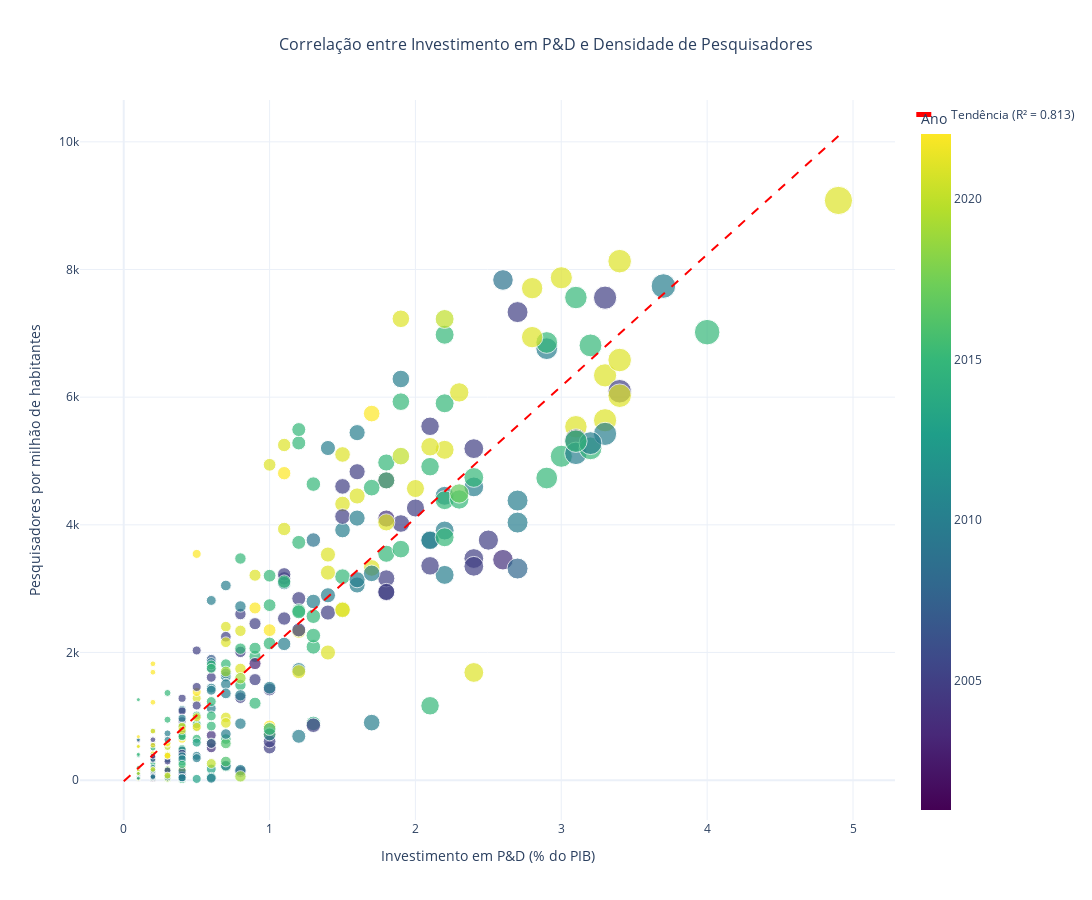

The cell this chart's notebook holds for it:
### Markdown cell above
#### Correlação entre Investimento e Densidade de Pesquisadores

### Code cell
# Visualização 2: Scatter Plot - Correlação
# Relação entre investimento em P&D e densidade de pesquisadores

df_countries = df_combined[~df_combined['Region_Country'].str.contains(
    'Total|Africa|Asia|Europe|America|Developed|Developing|World', na=False, case=False
)].copy()

fig2 = px.scatter(
    df_countries,
    x='GDP_RD_Percentage',
    y='Researchers_per_Million',
    color='Year',
    size='GDP_RD_Percentage',
    hover_data=['Region_Country'],
    title='Correlação entre Investimento em P&D e Densidade de Pesquisadores',
    labels={
        'GDP_RD_Percentage': 'Investimento em P&D (% do PIB)',
        'Researchers_per_Million': 'Pesquisadores por milhão de habitantes',
        'Year': 'Ano'
    },
    color_continuous_scale='viridis'
)

from scipy import stats
slope, intercept, r_value, p_value, std_err = stats.linregress(
    df_countries['GDP_RD_Percentage'], df_countries['Researchers_per_Million']
)

x_trend = np.linspace(df_countries['GDP_RD_Percentage'].min(), 
                      df_countries['GDP_RD_Percentage'].max(), 100)
y_trend = slope * x_trend + intercept

fig2.add_trace(
    go.Scatter(
        x=x_trend,
        y=y_trend,
        mode='lines',
        name=f'Tendência (R² = {r_value**2:.3f})',
        line=dict(color='red', dash='dash', width=2)
    )
)

fig2.update_layout(
    width=1500,
    height=900,
    template='plotly_white',
    title={'x': 0.5, 'font': {'size': 16}}
)

fig2.show()

# Salvar como HTML
fig2.write_html('./grafico2_correlacao.html')

print(f"Coeficiente de correlação: {r_value:.3f}")
print(f"R²: {r_value**2:.3f}")
print(f"P-valor: {p_value:.3e}")

### Figure 1 — Plotly figure (JSON) as saved in the notebook; plotly's stock layout.template omitted (floating-point values rounded to 4 significant figures; data arrays with more than 128 entries replaced by an {"elided": "..."} marker saying what was removed)
{"data": [{"customdata": {"elided": "390x1 str values"}, "hovertemplate": "Investimento em P&D (% do PIB)=%{marker.size}<br>Pesquisadores por milhão de habitantes=%{y}<br>Region_Country=%{customdata[0]}<br>Ano=%{marker.color}<extra></extra>", "legendgroup": "", "marker": {"color": {"elided": "390 int values"}, "coloraxis": "coloraxis", "size": {"elided": "390 float values"}, "sizemode": "area", "sizeref": 0.01225, "symbol": "circle"}, "mode": "markers", "name": "", "orientation": "v", "showlegend": false, "type": "scatter", "x": {"elided": "390 float values"}, "xaxis": "x", "y": {"elided": "390 float values"}, "yaxis": "y"}, {"line": {"color": "red", "dash": "dash", "width": 2}, "mode": "lines", "name": "Tendência (R² = 0.813)", "type": "scatter", "x": [0, 0.04949, 0.09899, 0.1485, 0.198, 0.2475, 0.297, 0.3465, 0.396, 0.4455, 0.4949, 0.5444, 0.5939, 0.6434, 0.6929, 0.7424, 0.7919, 0.8414, 0.8909, 0.9404, 0.9899, 1.039, 1.089, 1.138, 1.188, 1.237, 1.287, 1.336, 1.386, 1.435, 1.485, 1.534, 1.584, 1.633, 1.683, 1.732, 1.782, 1.831, 1.881, 1.93, 1.98, 2.029, 2.079, 2.128, 2.178, 2.227, 2.277, 2.326, 2.376, 2.425, 2.475, 2.524, 2.574, 2.623, 2.673, 2.722, 2.772, 2.821, 2.871, 2.92, 2.97, 3.019, 3.069, 3.118, 3.168, 3.217, 3.267, 3.316, 3.366, 3.415, 3.465, 3.514, 3.564, 3.613, 3.663, 3.712, 3.762, 3.811, 3.861, 3.91, 3.96, 4.009, 4.059, 4.108, 4.158, 4.207, 4.257, 4.306, 4.356, 4.405, 4.455, 4.504, 4.554, 4.603, 4.653, 4.702, 4.752, 4.801, 4.851, 4.9], "y": [-17.76, 84.35, 186.5, 288.6, 390.7, 492.8, 594.9, 697.0, 799.2, 901.3, 1003.0, 1105.0, 1208.0, 1310.0, 1412.0, 1514.0, 1616.0, 1718.0, 1820.0, 1922.0, 2025.0, 2127.0, 2229.0, 2331.0, 2433.0, 2535.0, 2637.0, 2739.0, 2841.0, 2944.0, 3046.0, 3148.0, 3250.0, 3352.0, 3454.0, 3556.0, 3658.0, 3760.0, 3863.0, 3965.0, 4067.0, 4169.0, 4271.0, 4373.0, 4475.0, 4577.0, 4679.0, 4782.0, 4884.0, 4986.0, 5088.0, 5190.0, 5292.0, 5394.0, 5496.0, 5599.0, 5701.0, 5803.0, 5905.0, 6007.0, 6109.0, 6211.0, 6313.0, 6415.0, 6518.0, 6620.0, 6722.0, 6824.0, 6926.0, 7028.0, 7130.0, 7232.0, 7334.0, 7437.0, 7539.0, 7641.0, 7743.0, 7845.0, 7947.0, 8049.0, 8151.0, 8253.0, 8356.0, 8458.0, 8560.0, 8662.0, 8764.0, 8866.0, 8968.0, 9070.0, 9173.0, 9275.0, 9377.0, 9479.0, 9581.0, 9683.0, 9785.0, 9887.0, 9989.0, 10090.0]}], "layout": {"coloraxis": {"colorbar": {"title": {"text": "Ano"}}, "colorscale": [[0, "#440154"], [0.1111, "#482878"], [0.2222, "#3e4989"], [0.3333, "#31688e"], [0.4444, "#26828e"], [0.5556, "#1f9e89"], [0.6667, "#35b779"], [0.7778, "#6ece58"], [0.8889, "#b5de2b"], [1, "#fde725"]]}, "height": 900, "legend": {"itemsizing": "constant", "tracegroupgap": 0}, "title": {"font": {"size": 16}, "text": "Correlação entre Investimento em P&D e Densidade de Pesquisadores", "x": 0.5}, "width": 1500, "xaxis": {"anchor": "y", "domain": [0, 1], "title": {"text": "Investimento em P&D (% do PIB)"}}, "yaxis": {"anchor": "x", "domain": [0, 1], "title": {"text": "Pesquisadores por milhão de habitantes"}}}}
